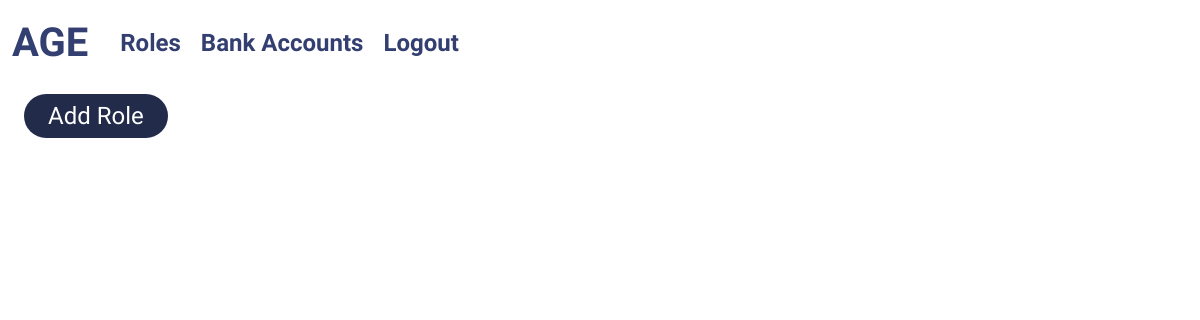
The page /roles/ (signed in) on the database as committed earlier.
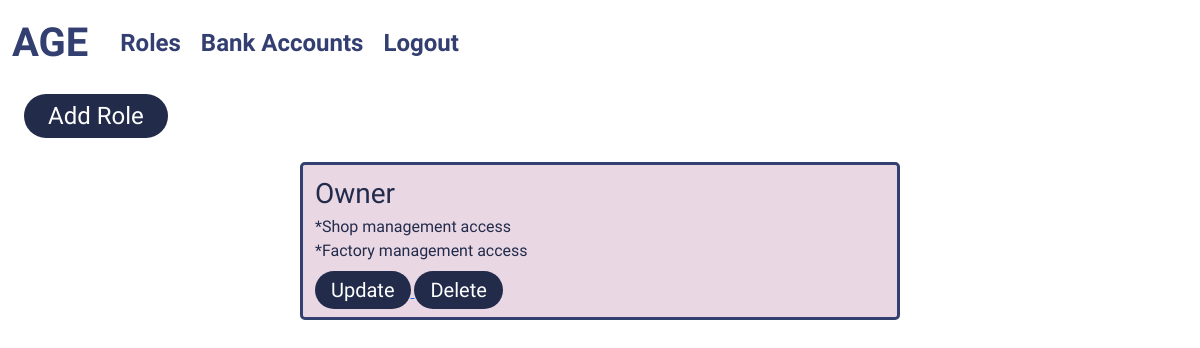
The same page on the database as committed later.
### role/models.py (models this page shows)
class Role(models.Model):
    role = models.CharField(max_length=255, unique=True)
    access_to_shop_management = models.BooleanField()
    access_to_factory_management = models.BooleanField()

### role/views.py (the view)
# urls.py: path("", views.roles_view, name="roles"),
def roles_view(request):
    page_title = "Roles"
    if not request.user.is_superuser:
        return redirect("home")
    roles = Role.objects.all()
    context = {"page_title": page_title, "roles": roles}
    return render(request, "roles.html", context)

### role/templates/roles.html (shortened to what this page needs)
{% extends "layout.html" %} {% block content %}
<a href="{% url 'add_role' %}">
    <button class="mt-2 ms-4 px-4 py-1 rounded-pill fs-4 border-0">
        Add Role
    </button>
</a>
{% for role in roles %}
<div class="container mt-4 py-2 rounded-3 col-lg-6 col-md-9 col-11">
    <p class="m-0 fs-3">{{role.role}}</p>
    {% if role.access_to_shop_management %}
    <p class="m-0 fs-6">
        *Shop management access
    </p>
    {% endif %}
    {% if role.access_to_factory_management %}
    <p class="m-0 mb-2 fs-6">
        *Factory management access
    </p>
    {% endif %}
    <a href="{% url 'update_role' role.id %}">
        <button class="px-3 py-1 rounded-pill fs-5 border-0">
            Update
        </button>
    </a>
    <a href="{% url 'delete_role' role.id %}">
        <button class="px-3 py-1 rounded-pill fs-5 border-0">
            Delete
        </button>
    </a>
</div>
{% endfor %}
{% endblock content %}

### templates/layout.html (shortened to what this page needs)
<!DOCTYPE html>
{% load static %}
<html lang="en">
	<head>
		<link
			href="https://cdn.jsdelivr.net/npm/bootstrap@5.0.2/dist/css/bootstrap.min.css"
			rel="stylesheet"
		/>
		<link rel="stylesheet" href="{% static 'styles/style.css' %}" />
	</head>
	<body>
		{% include "navigation.html" %} {% block content %}{% endblock content %}
	</body>
</html>

### templates/navigation.html (shortened to what this page needs)
<nav class="navbar navbar-expand-md">
    <div class="container-fluid">
        <a class="navbar-brand fs-1 me-4" href="{% url 'home' %}">AGE</a>
        <div class="collapse navbar-collapse" id="navbarScroll">
            <ul class="navbar-nav me-auto mb-2 mb-md-0">
                <li class="nav-item">
                    {% if request.user.is_authenticated %}
                    {% if request.user.is_superuser %}
                    <li class="nav-item">
                        <a class="nav-link me-1 fs-4" aria-current="page" href="{% url 'roles' %}">Roles</a>
                    </li>
                    <li class="nav-item">
                        <a class="nav-link me-1 fs-4" aria-current="page" href="{% url 'bank_accounts' %}">Bank Accounts</a>
                    </li>
                    {% endif %}
                    <a class="nav-link me-1 fs-4" aria-current="page" href="{% url 'logout' %}">Logout</a>
                    {% else %}
                    <a class="nav-link me-1 fs-4" aria-current="page" href="{% url 'login' %}">Login</a>
                    {% endif %}
                </li>
            </ul>
        </div>
    </div>
</nav>

### static/styles/style.css (style rules this page uses)
body { font-family: "Neuton", serif; }
.navbar-brand, .nav-link { font-weight: bold; color: #343f71; }
.container { background-color: #e9d8e4; border: #343f71 solid 3px; color: #232b4b; }
button { color: white; background-color: #232b4b; }

Rows that differ between the two databases and show on the page:
added Role: role "Owner", access_to_shop_management "*Shop management access", access_to_factory_management "*Factory management access"
